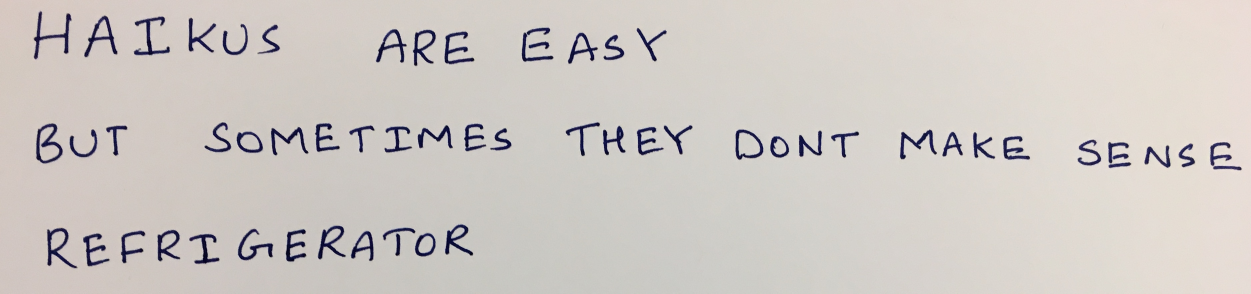
#> input picture HW5 - Neural Networks for Recognition/images/03_haiku.jpg, 3753 x 880 px, given in place of IMG-7531.jpg, which was not available (shown at 1/3 size)
$ python panaroma.py
#> lines starting #> are read from the running program, lines starting #| are printed output that depends on the picture; pictures that were not available may be replaced by others from this repository, and a replacement may not be noted
### HW2 - Augmented Reality with Planar Homographies/python/matchPics.py
import numpy as np
import cv2
import skimage.color
from helper import briefMatch
from helper import computeBrief
from helper import corner_detection

def matchPics(I1, I2, opts):
	#I1, I2 : Images to match
	#opts: input opts
    ratio = opts.ratio  #'ratio for BRIEF feature descriptor'
    sigma = opts.sigma  #'threshold for corner detection using FAST feature detector'


	#Convert Images to GrayScale
    I1gray = cv2.cvtColor(I1, cv2.COLOR_RGB2GRAY)
    I2gray = cv2.cvtColor(I2, cv2.COLOR_RGB2GRAY)

	#Detect Features in Both Images
    locs1 = corner_detection(I1gray, sigma)
    locs2 = corner_detection(I2gray, sigma)
	#Obtain descriptors for the computed feature locations
    desc1, locs1 = computeBrief(I1gray, locs1)
    desc2, locs2 = computeBrief(I2gray, locs2)

	#Match features using the descriptors
    matches = briefMatch(desc1, desc2, ratio)

    return matches, locs1, locs2

### HW2 - Augmented Reality with Planar Homographies/python/helper.py
import numpy as np
import cv2
import scipy.io as sio
from matplotlib import pyplot as plt
import skimage.feature

PATCHWIDTH = 9

# [15 lines left out: functions briefMatch, plotMatches, not called in this run]


def makeTestPattern(patchWidth, nbits):
	np.random.seed(0)
	compareX = patchWidth*patchWidth * np.random.random((nbits,1))
	compareX = np.floor(compareX).astype(int)
	np.random.seed(1)
	compareY = patchWidth*patchWidth * np.random.random((nbits,1))
	compareY = np.floor(compareY).astype(int)

	return (compareX, compareY)


def computePixel(img, idx1, idx2, width, center):
	halfWidth = width // 2
	col1 = idx1 % width - halfWidth
	row1 = idx1 // width - halfWidth
	col2 = idx2 % width - halfWidth
	row2 = idx2 // width - halfWidth
	return 1 if img[int(center[0]+row1)][int(center[1]+col1)] < img[int(center[0]+row2)][int(center[1]+col2)] else 0


def computeBrief(img, locs):


	patchWidth = 9
	nbits = 256
	compareX, compareY = makeTestPattern(patchWidth,nbits)
	m, n = img.shape

	halfWidth = patchWidth//2

	locs = np.array(list(filter(lambda x: halfWidth <= x[0] < m-halfWidth and halfWidth <= x[1] < n-halfWidth, locs)))
	desc = np.array([list(map(lambda x: computePixel(img, x[0], x[1], patchWidth, c), zip(compareX, compareY))) for c in locs])

	return desc, locs


def corner_detection(img, sigma):
	# fast method

	result_img = skimage.feature.corner_fast(img, n=PATCHWIDTH, threshold=sigma)
	locs = skimage.feature.corner_peaks(result_img, min_distance=1)
	return locs

### HW2 - Augmented Reality with Planar Homographies/python/opts.py
'''
Hyperparameters wrapped in argparse
This file contains most of tuanable parameters for this homework


You can change the values by changing their default fields or by command-line
arguments. For example, "python q2_1_4.py --sigma 0.15 --ratio 0.7"
'''

import argparse

def get_opts():
    parser = argparse.ArgumentParser(description='16-720 HW2: Homography')

    ## Feature detection (requires tuning)
    parser.add_argument('--sigma', type=float, default=0.13,
                        help='threshold for corner detection using FAST feature detector')
    parser.add_argument('--ratio', type=float, default=0.8,
                        help='ratio for BRIEF feature descriptor')

    ## Ransac (requires tuning)
    parser.add_argument('--max_iters', type=int, default=10000,
                        help='the number of iterations to run RANSAC for')
    parser.add_argument('--inlier_tol', type=float, default=2,
                        help='the tolerance value for considering a point to be an inlier')

    ## Additional options (add your own hyperparameters here)

    ##
    opts = parser.parse_args()

    return opts

### HW2 - Augmented Reality with Planar Homographies/python/panaroma.py
import numpy as np
import cv2
#Import necessary functions
from opts import get_opts
from planarH import computeH_ransac
from planarH import compositeH
from matchPics import matchPics
from helper import plotMatches
from matplotlib import pyplot as plt

opts = get_opts()

#Write script for Q4.2x
pano_left = cv2.imread('../ec/IMG-7531.jpg')
#> pano_left is the input picture: shape (880, 3753, 3); mean B, G, R 196.8, 201.1, 206.8
pano_right = cv2.imread('../ec/IMG-7530.jpg')
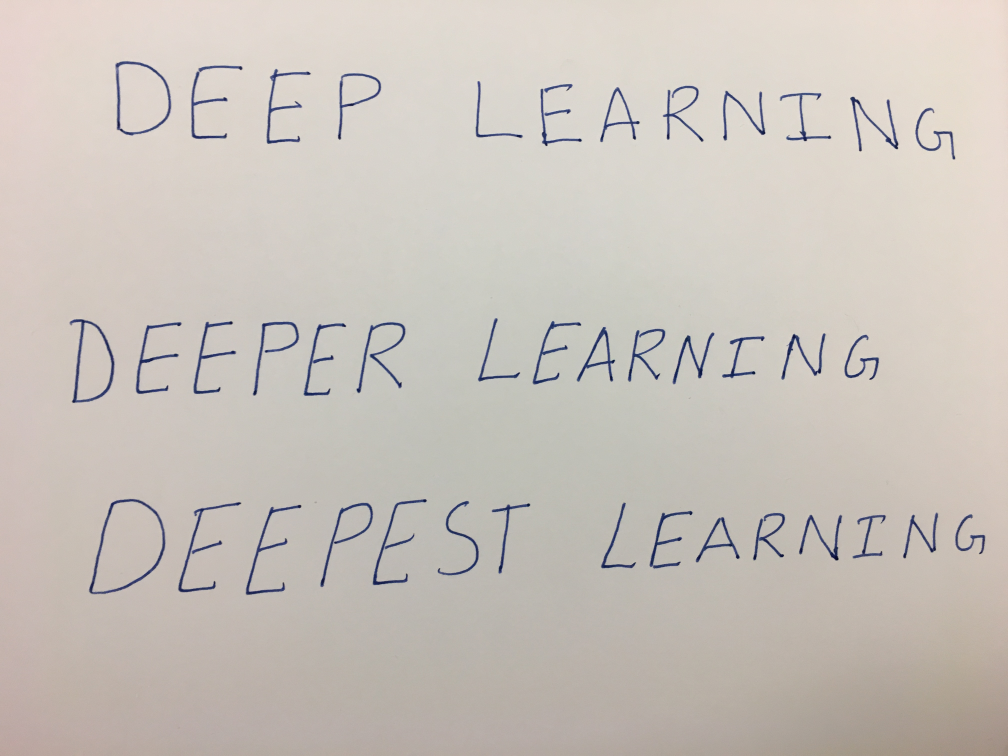
#> input picture HW5 - Neural Networks for Recognition/images/04_deep.jpg, 4032 x 3024 px, given in place of IMG-7530.jpg, which was not available (shown at 1/4 size)
#> pano_right is the input picture: shape (3024, 4032, 3); mean B, G, R 187.7, 194.6, 201.4
pano_left = cv2.resize(pano_left, (600, 450))
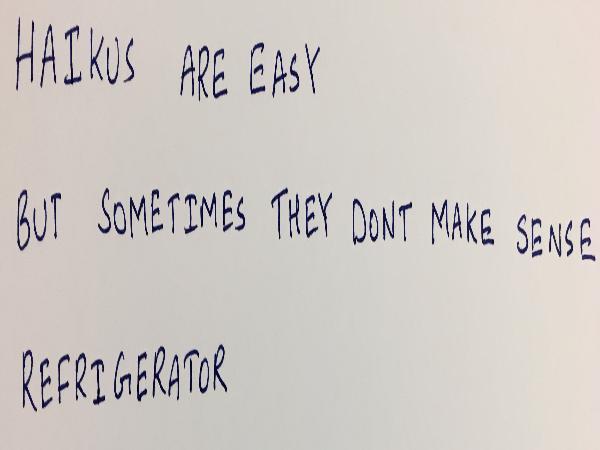
#> pano_left: shape (450, 600, 3); mean B, G, R 196.7, 201.1, 206.8
pano_right = cv2.resize(pano_right, (600, 450))
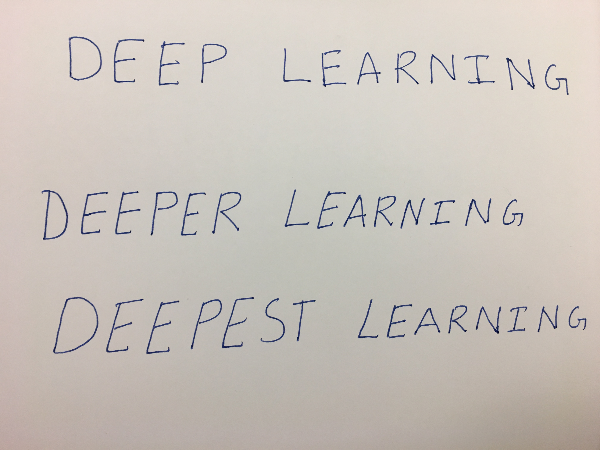
#> pano_right: shape (450, 600, 3); mean B, G, R 187.6, 194.5, 201.3
H1 = np.size(pano_left, axis = 0)
#> H1 = 450
W1 = np.size(pano_left, axis = 1)
#> W1 = 600
H2 = np.size(pano_right, axis = 0)
#> H2 = 450
W2 = np.size(pano_right, axis = 1)
#> W2 = 600

matches, locs1, locs2 = matchPics(pano_left, pano_right, opts)
#> in corner_detection, `result_img = skimage.feature.corner_fast(img, n=PATCHWIDTH, threshold=..`:
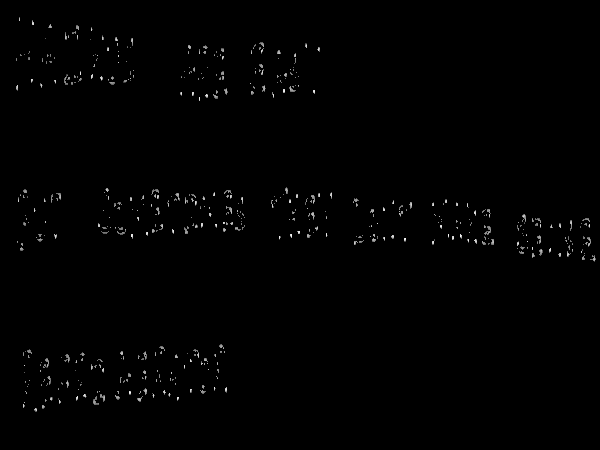
#> result_img: shape (450, 600) float64; min 0, max 11.34, mean 0.071; drawn with min black and max white
#> in corner_detection, `locs = skimage.feature.corner_peaks(result_img, min_distance=1)`: locs = 578 pairs, first value 20 to 410, second value 16 to 594
#> in matchPics, `locs1 = corner_detection(I1gray, sigma)`: locs1 has the same summary as locs in corner_detection
#> call 2 of corner_detection, with sigma = 0.13
#> in corner_detection (call 2), `result_img = skimage.feature.corner_fast(img, n=PATCHWIDTH, threshold=..`:
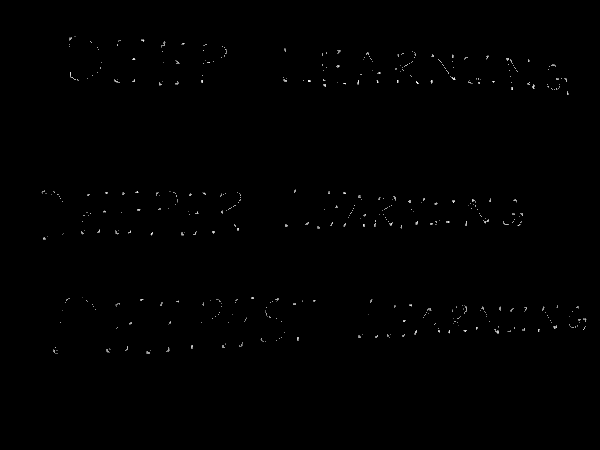
#> result_img: shape (450, 600) float64; min 0, max 10.78, mean 0.0351; drawn with min black and max white
#> in corner_detection (call 2), `locs = skimage.feature.corner_peaks(result_img, min_distance=1)`: locs = 448 pairs, first value 36 to 353, second value 42 to 585
#> in matchPics, `locs2 = corner_detection(I2gray, sigma)`: locs2 has the same summary as locs in corner_detection
#> in computeBrief, `locs = np.array(list(filter(lambda x: halfWidth <= x[0] < m-halfWidth ..`: locs = 578 pairs, first value 20 to 410, second value 16 to 594
#> (the run stopped early here; a loop or call above may not have finished)
